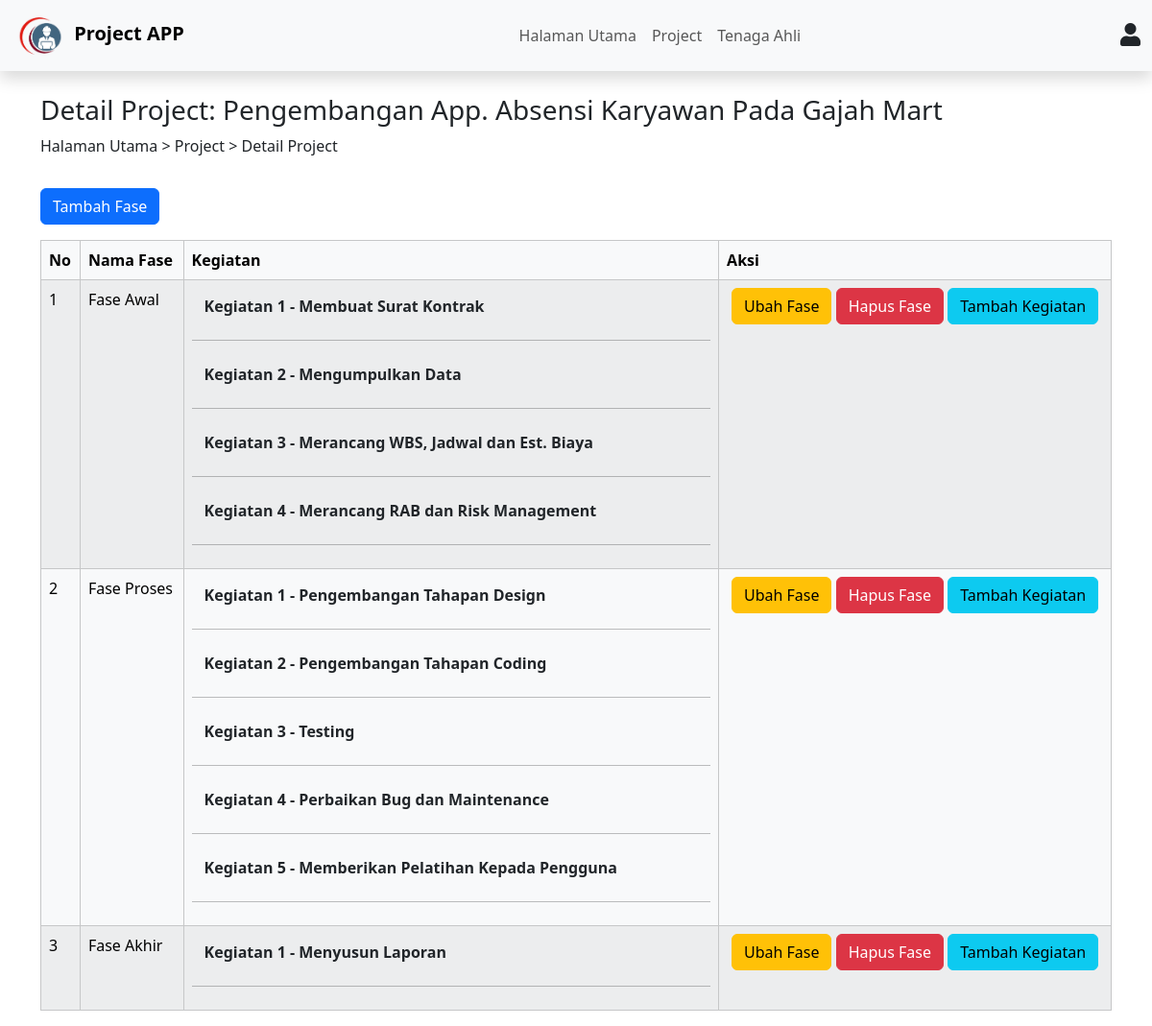
Page /detail_project.php?id=1 (signed in) on the committed database.
### tables this page shows
CREATE TABLE `proyek` (
  `id` int NOT NULL,
  `nama_proyek` varchar(255) NOT NULL,
  `deskripsi` text,
  `tanggal_mulai` date DEFAULT NULL,
  `tanggal_selesai` date DEFAULT NULL,
  `id_user` int NOT NULL,
  `rab` int DEFAULT '0'
);

CREATE TABLE `fase` (
  `id` int NOT NULL,
  `id_proyek` int DEFAULT NULL,
  `nama_fase` varchar(255) NOT NULL
);

CREATE TABLE `kegiatan` (
  `id` int NOT NULL,
  `id_fase` int DEFAULT NULL,
  `nama_kegiatan` varchar(255) NOT NULL,
  `tanggal_mulai_kegiatan` date DEFAULT NULL,
  `tanggal_selesai_kegiatan` date NOT NULL,
  `biaya` int DEFAULT '0',
  `keterangan` text,
  `id_tenaga_ahli` int NOT NULL
);

### detail_project.php (the view, shortened to what this page needs)
<?php
include 'layout/header.php';
if (isset($_GET['id']) && is_numeric($_GET['id'])) {
    $id_proyek = $_GET['id'];
    $sql_project = "SELECT * FROM proyek WHERE id = $id_proyek";
    $result_project = $conn->query($sql_project);
    if ($result_project) {
        $project = $result_project->fetch_assoc();
    } else {
        echo "Gagal mengambil data proyek: " . $conn->error;
        exit;
    }
    $sql_fase = "SELECT * FROM fase WHERE id_proyek = $id_proyek";
    $result_fase = $conn->query($sql_fase);
} else {
    header("Location: project.php");
    exit;
}
?>
<div class="container mt-4">
    <section>
        <h3>Detail Project: <?= htmlspecialchars($project['nama_proyek']); ?></h3>
        <p><a class="text-decoration-none text-dark" href="dashboard.php">Halaman Utama</a> > <a class="text-decoration-none text-dark" href="project.php">Project</a> > Detail Project</p>
        <button type="button" class="btn btn-primary mb-3 mt-3" data-bs-toggle="modal" data-bs-target="#modalTambahFase">Tambah Fase</button>
        <?php if ($result_fase->num_rows > 0) : ?>
            <table class="table table-bordered table-light table-striped">
                <thead>
                    <tr>
                        <th>No</th>
                        <th>Nama Fase</th>
                        <th>Kegiatan</th>
                        <th>Aksi</th>
                    </tr>
                </thead>
                <tbody>
                    <?php $no = 1; ?>
                    <?php while ($fase = $result_fase->fetch_assoc()) : ?>
                        <tr>
                            <td><?= $no++; ?></td>
                            <td><?= htmlspecialchars($fase['nama_fase']); ?></td>
                            <td class="w-50">
                                <?php
                                $fase_id = $fase['id'];
                                $sql_kegiatan = "SELECT kegiatan.*, tenaga_ahli.nama_tenaga_ahli, tenaga_ahli.keahlian
                                FROM kegiatan
                                JOIN tenaga_ahli ON kegiatan.id_tenaga_ahli = tenaga_ahli.id
                                WHERE kegiatan.id_fase = $fase_id
                                ORDER BY kegiatan.id ASC";
                                $result_kegiatan = $conn->query($sql_kegiatan);
                                $noe = 1;
                                if ($result_kegiatan->num_rows > 0) :
                                    while ($kegiatan = $result_kegiatan->fetch_assoc()) :
                                        echo "<div><a class='btn btn-link text-decoration-none text-dark fw-bold' data-bs-toggle='collapse' href='#collapseKegiatan{$kegiatan['id']}'>Kegiatan " . $noe++ . " - " . htmlspecialchars($kegiatan['nama_kegiatan']) . "</a></div>";
                                        echo "<div class='collapse' id='collapseKegiatan{$kegiatan['id']}'>";
                                        echo "</div><hr>";
                                    endwhile;
                                else :
                                    echo "<p>Tidak ada kegiatan untuk fase ini.</p>";
                                endif;
                                ?>
                            </td>
                            <td class="text-center">
                                <button type="button" class="btn btn-warning" data-bs-toggle="modal" data-bs-target="#modalUbahFase<?= $fase['id']; ?>">Ubah Fase</button>
                                <button type="button" class="btn btn-danger" data-bs-toggle="modal" data-bs-target="#modalHapusFase<?= $fase['id']; ?>">
                                    Hapus Fase
                                </button>
                                <button type="button" class="btn btn-info" data-bs-toggle="modal" data-bs-target="#modalTambahKegiatan<?= $fase['id']; ?>">Tambah Kegiatan</button>
                            </td>
                        </tr>
                    <?php endwhile; ?>
                </tbody>
            </table>
        <?php else : ?>
            <p>Tidak ada fase pada proyek ini.</p>
        <?php endif; ?>
    </section>
</div>
<?php include 'layout/footer.php'; ?>

### layout/header.php (shortened to what this page needs)
<!doctype html>
<html lang="en">
<head>
    <link href="https://cdn.jsdelivr.net/npm/bootstrap@5.3.3/dist/css/bootstrap.min.css" rel="stylesheet"
>
    <link rel="stylesheet" href="https://cdnjs.cloudflare.com/ajax/libs/font-awesome/5.1.0/css/all.css">
</head>
<body>
    <nav class="navbar navbar-expand-lg bg-body-tertiary shadow sticky-top">
        <div class="container-fluid">
            <a class="navbar-brand">
                <img src="assets/img/logo.png" alt="" width="60" height="48" class="d-inline-block align-text-center">
                <span class="mt-2 fw-bold">Project APP</span>
            </a>
            <div class="collapse navbar-collapse" id="navbarSupportedContent">
                <ul class="navbar-nav me-auto mb-2 mb-lg-0 mx-auto">
                    <li class="nav-item">
                        <a class="nav-link" aria-current="page" href="dashboard.php">Halaman Utama</a>
                    </li>
                    <li class="nav-item">
                        <a class="nav-link" aria-current="" href="project.php">Project</a>
                    </li>
                    <li class="nav-item">
                        <a class="nav-link" aria-current="" href="tenaga_ahli.php">Tenaga Ahli</a>
                    </li>
                </ul>
            </div>
            <div class="d-flex">
                <a href="user.php" class="text-dark"><i class="fas fa-user fs-4"></i></a>
            </div>
        </div>
    </nav>

### layout/footer.php (shortened to what this page needs)
</body>
</html>

### rows in the picture
proyek: nama_proyek "Pengembangan App. Absensi Karyawan Pada Gajah Mart"
fase: nama_fase "Fase Awal"
kegiatan: nama_kegiatan "Membuat Surat Kontrak"
kegiatan: nama_kegiatan "Mengumpulkan Data"
kegiatan: nama_kegiatan "Merancang WBS, Jadwal dan Est. Biaya"
kegiatan: nama_kegiatan "Merancang RAB dan Risk Management"
fase: nama_fase "Fase Proses"
kegiatan: nama_kegiatan "Pengembangan Tahapan Design"
kegiatan: nama_kegiatan "Pengembangan Tahapan Coding"
kegiatan: nama_kegiatan "Testing"
kegiatan: nama_kegiatan "Perbaikan Bug dan Maintenance"
kegiatan: nama_kegiatan "Memberikan Pelatihan Kepada Pengguna"
fase: nama_fase "Fase Akhir"
kegiatan: nama_kegiatan "Menyusun Laporan"
